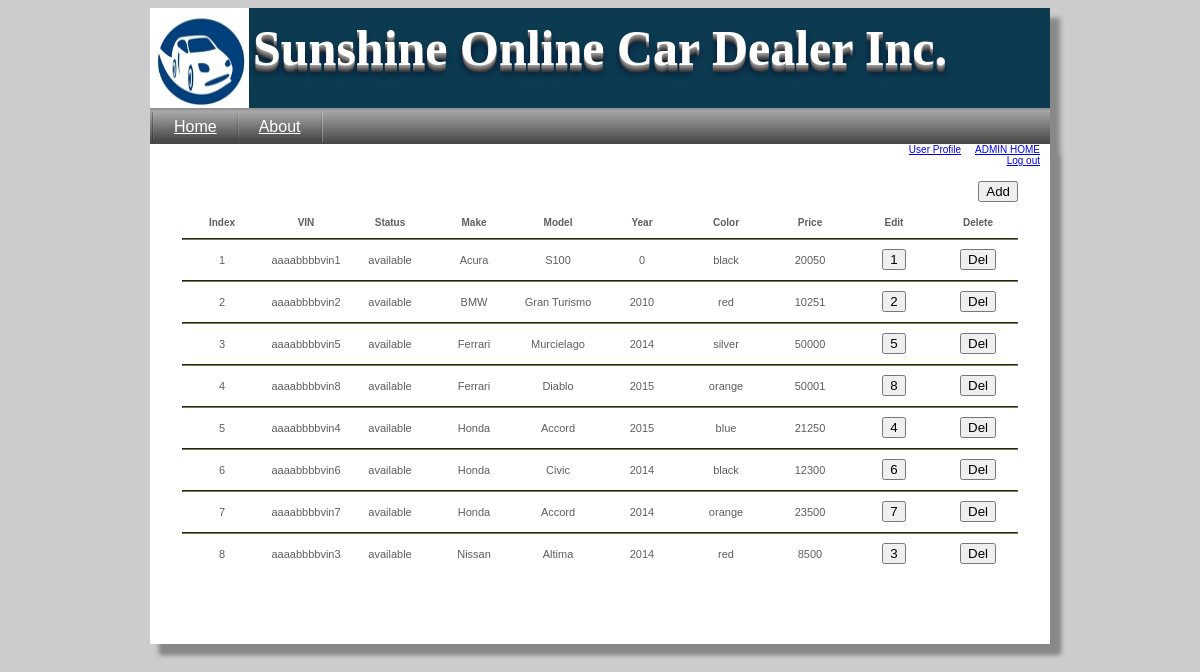
Screenshot of /carInventory.php (signed in) with the database file from the repository.
### tables this page shows
CREATE TABLE IF NOT EXISTS `car` (
  `car_id` int(11) NOT NULL AUTO_INCREMENT,
  `id_vin` varchar(250) NOT NULL,
  `make_id` int(11) NOT NULL DEFAULT '0',
  `model_id` int(11) NOT NULL DEFAULT '0',
  `year` int(11) DEFAULT NULL,
  `condition_id` int(11) NOT NULL DEFAULT '0',
  `mileage` int(11) NOT NULL DEFAULT '0',
  `color` varchar(250) DEFAULT NULL,
  `color_description` varchar(250) DEFAULT NULL,
  `comments` varchar(250) DEFAULT NULL,
  `price` decimal(10,0) DEFAULT NULL,
  `status_id` int(11) NOT NULL DEFAULT '0',
  `picture_id` int(11) DEFAULT NULL,
  PRIMARY KEY (`car_id`)
);

CREATE TABLE IF NOT EXISTS `car_status` (
  `id_car_status` int(11) NOT NULL AUTO_INCREMENT,
  `car_status_desc` varchar(250) NOT NULL,
  PRIMARY KEY (`id_car_status`)
);

CREATE TABLE IF NOT EXISTS `make_id` (
  `make_id` int(11) NOT NULL AUTO_INCREMENT,
  `make` varchar(250) NOT NULL,
  PRIMARY KEY (`make_id`)
);

CREATE TABLE IF NOT EXISTS `model_id` (
  `model_id` int(11) NOT NULL AUTO_INCREMENT,
  `make_id` int(11) NOT NULL,
  `model` varchar(250) NOT NULL,
  PRIMARY KEY (`model_id`)
);

### carInventory.php (the view, shortened to what this page needs)
<?php
include "header.php";
?>
<table border='0' align='center' class='ACtbl'>
	<tr>
		<td colspan='10' style='text-align:right'>
			<br/>
			<form action='editAdminCar.php' method='post'>
				<input type='Submit' name='addCar' value='Add' />
			</form>
		</td>
	</tr>
	<tr>
		<th>Index</th><th>VIN</th><th>Status</th><th>Make</th><th>Model</th><th>Year</th><th>Color</th><th>Price</th><th>Edit</th><th>Delete</th>
	</tr>
	<tr>
		<td colspan='10'><hr class='tdhead'/></td>
	</tr>
	<?php
		$carList=mysql_query("SELECT car_id, id_vin, car.make_id, car.model_id, year, color, price, status_id, make, model, car_status_desc FROM car
								INNER JOIN make_id ON car.make_id = make_id.make_id
								INNER JOIN model_id ON car.model_id = model_id.model_id
								INNER JOIN car_status ON car.status_id = car_status.id_car_status
								ORDER BY status_id, make_id, id_vin");
		$line=0;
		while($carListDB=mysql_fetch_array($carList)){
			if($line!=0){
				echo "<tr><td colspan='10'><hr class='tdhead'/></td></tr>";
			}
			$line++;
			echo "<tr>
					<td>".$line."</td><td>".$carListDB['id_vin']."</td><td>".$carListDB['car_status_desc']."</td><td>".$carListDB['make']."</td>
					<td>".$carListDB['model']."</td><td>".$carListDB['year']."</td><td>".$carListDB['color']."</td><td>".$carListDB['price']."</td>
					<td><Form action='editAdminCar.php' method='Post' name='toEditCar' style='padding:0; margin:0;'>
						<input type='Submit' name='selectCar' value='".$carListDB['car_id']."'/>
						<input type='hidden' name='carID' value='".$carListDB['car_id']."'/>
					</Form></td>
					<td><Form action='carInventory.php' method='Post' name='toDel' style='padding:0; margin:0;'>
						<input type='Submit' name='delCar' value='Del'/>
						<input type='hidden' name='carID' value='".$carListDB['car_id']."'/>
					</Form></td>
				</tr>";
		}
	?>
</table>
<?php
include "footer.php";
?>

### style.css (style rules this page uses)
body { background-color: #CCCCCC; }
.ACtbl th { font-family: Verdana, Arial, Helvetica,sans-serif; color: #5E5E5A; font-size:10; font-weight:bold; width:80; }
.tdhead { border-color: #7A7A52; background-color: #7A7A52; }
.ACtbl td { font-family: Verdana, Arial, Helvetica,sans-serif; color: #5E5E5A; font-size:11; text-align:center; }

### rows the page displays
car: id_vin "aaaabbbbvin1", car_status.car_status_desc "available", make.make "Acura", model.model "S100", year "0", color "black", price "20050", selectCar "1"
car: id_vin "aaaabbbbvin2", car_status.car_status_desc "available", make.make "BMW", model.model "Gran Turismo", year "2010", color "red", price "10251", selectCar "2"
car: id_vin "aaaabbbbvin5", car_status.car_status_desc "available", make.make "Ferrari", model.model "Murcielago", year "2014", color "silver", price "50000", selectCar "5"
car: id_vin "aaaabbbbvin8", car_status.car_status_desc "available", make.make "Ferrari", model.model "Diablo", year "2015", color "orange", price "50001", selectCar "8"
car: id_vin "aaaabbbbvin4", car_status.car_status_desc "available", make.make "Honda", model.model "Accord", year "2015", color "blue", price "21250", selectCar "4"
car: id_vin "aaaabbbbvin6", car_status.car_status_desc "available", make.make "Honda", model.model "Civic", year "2014", color "black", price "12300", selectCar "6"
car: id_vin "aaaabbbbvin7", car_status.car_status_desc "available", make.make "Honda", model.model "Accord", year "2014", color "orange", price "23500", selectCar "7"
car: id_vin "aaaabbbbvin3", car_status.car_status_desc "available", make.make "Nissan", model.model "Altima", year "2014", color "red", price "8500", selectCar "3"
